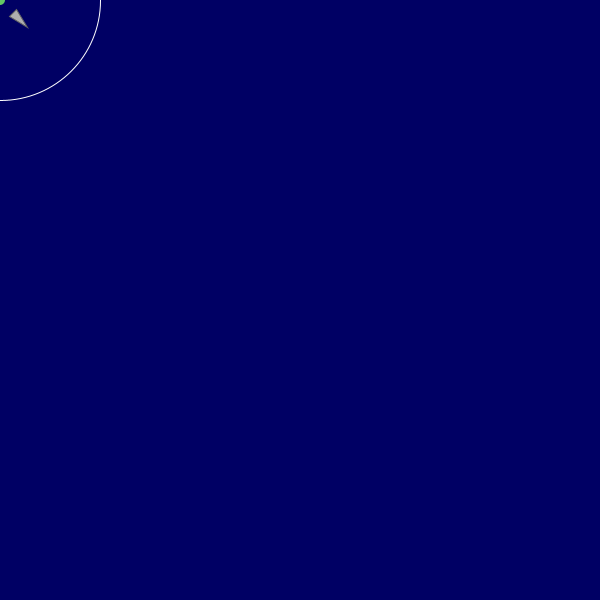
Frame 1 (no input)
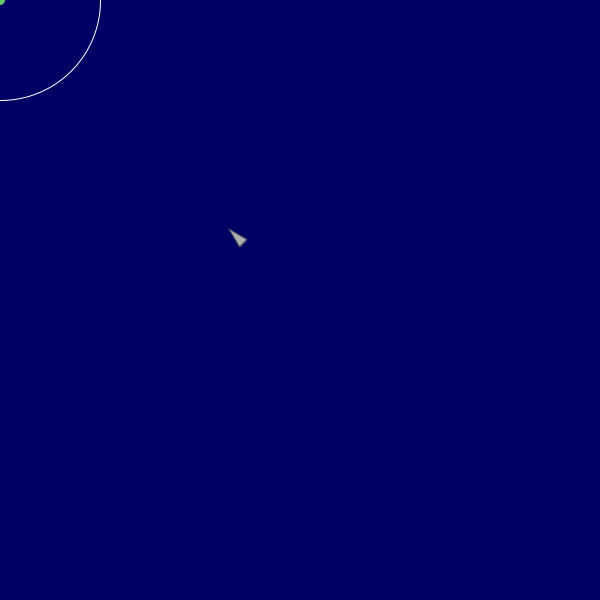
Frame 60 (the mouse pressed at the canvas centre just before this capture)
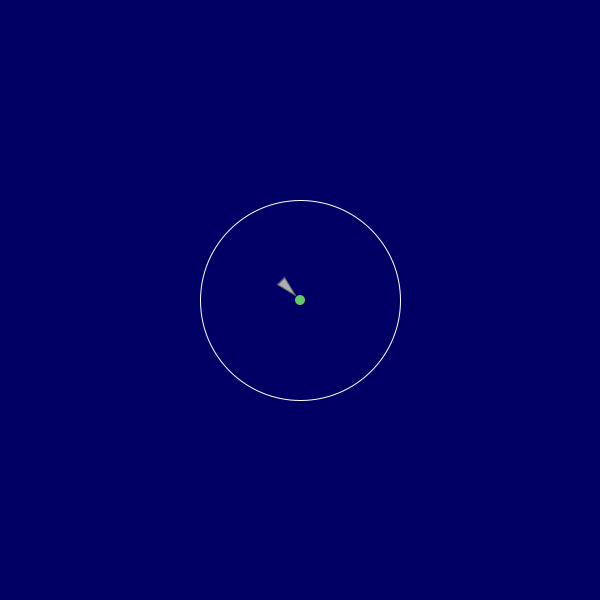
Frame 120 (the mouse held since frame 60 and released just before this capture)

The Processing sketch that drew these frames (run headless with seeded random() and noise(); from frame 60 on, the mouse is pressed at the canvas centre):

// Processing sketch: ARRIVE
// ── ARRIVE.pde
Vehicle car;
Target destination;

PVector CarPos, CarVel;
PVector TargetPos, TargetVel;

void setup() {
  size(600, 600);

  CarPos = new PVector(10, 10);
  CarVel = new PVector(10, 10);

  TargetVel = new PVector(0, 0);

  car = new Vehicle(CarPos, CarVel);
}

void draw() {
  background(0, 0, 100);
  
  noFill();
  stroke(255);
  ellipse(mouseX, mouseY, 200, 200);
  
  TargetPos = new PVector(mouseX, mouseY);
  destination = new Target(TargetPos, TargetVel);
  destination.run();

  car.update();
  car.display();
  car.Arrive(destination.loc);
}

// ── Target.pde
class Target {

  PVector loc, vel, acc;

  Target(PVector loc_, PVector vel_) {
    loc = loc_.copy();
    vel = vel_.copy();
    acc = new PVector(0, 0);
  }

  void display() {
    fill(100,200,100);
    noStroke();
    ellipse(loc.x, loc.y, 10, 10);
  }

  void update() {
    vel.add(acc);
    loc.add(vel);
    acc = new PVector(0, 0);
  }

  void run() {
    update();
    display();
  }
}

// ── Vehicle.pde
class Vehicle {

  PVector loc, vel, acc;
  float mass, maxVel, maxForce, r;

  Vehicle(PVector loc_, PVector vel_) {
    loc = loc_.copy();
    vel = vel_.copy();
    acc = new PVector(0, 0);

    mass = 10;
    r = 5;

    maxVel = 4;
    maxForce = 3;
  }

  void display() {
    float theta = vel.heading() + PI/2;
    fill(175);
    stroke(100);
    pushMatrix();
    translate(loc.x, loc.y);
    rotate(theta);

    beginShape();
    vertex(0, -r*2);
    vertex(r, r*2);
    vertex(-r, r*2);
    endShape(CLOSE);
    popMatrix();
  }

  void update() {
    vel.add(acc);
    loc.add(vel);
    acc = new PVector(0, 0);
  }

  void applyForce(PVector Force) {
    PVector force = Force.copy();
    force.div(mass);
    acc.add(force);
  }

  void Arrive(PVector destinationLoc) {
    PVector direction = PVector.sub(destinationLoc, loc);
    if (direction.mag() <= 100) {
      float arrivingVel = map(direction.mag(), 15, 100, 0, maxVel);
      direction.setMag(arrivingVel);
      
      PVector steering = PVector.sub(direction, vel);
      steering.limit(maxForce);

      applyForce(steering);
    } else {
      direction.setMag(maxVel);

      PVector steering = PVector.sub(direction, vel);
      steering.limit(maxForce);

      applyForce(steering);
    }
  }
}
